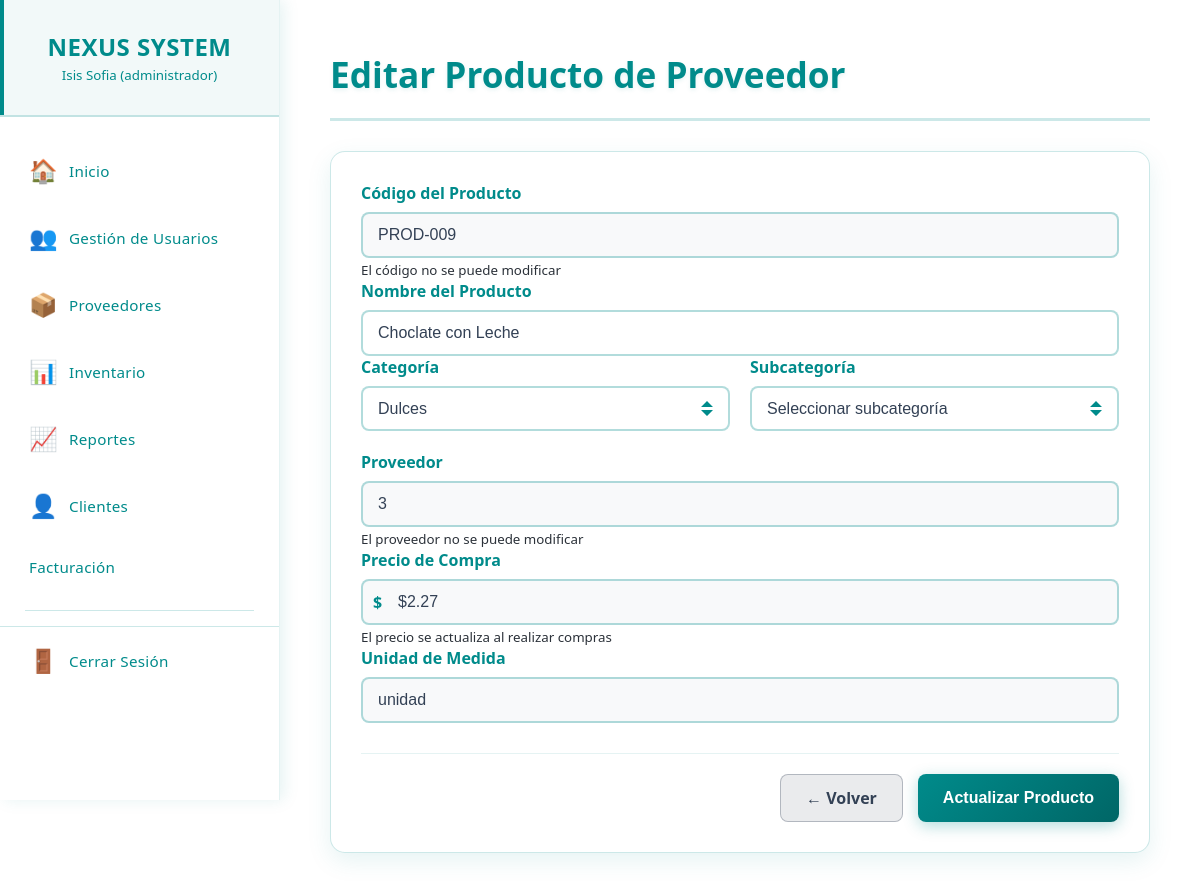
Page /editar_producto_proveedor.php?id=9 (signed in) on the earlier database version.
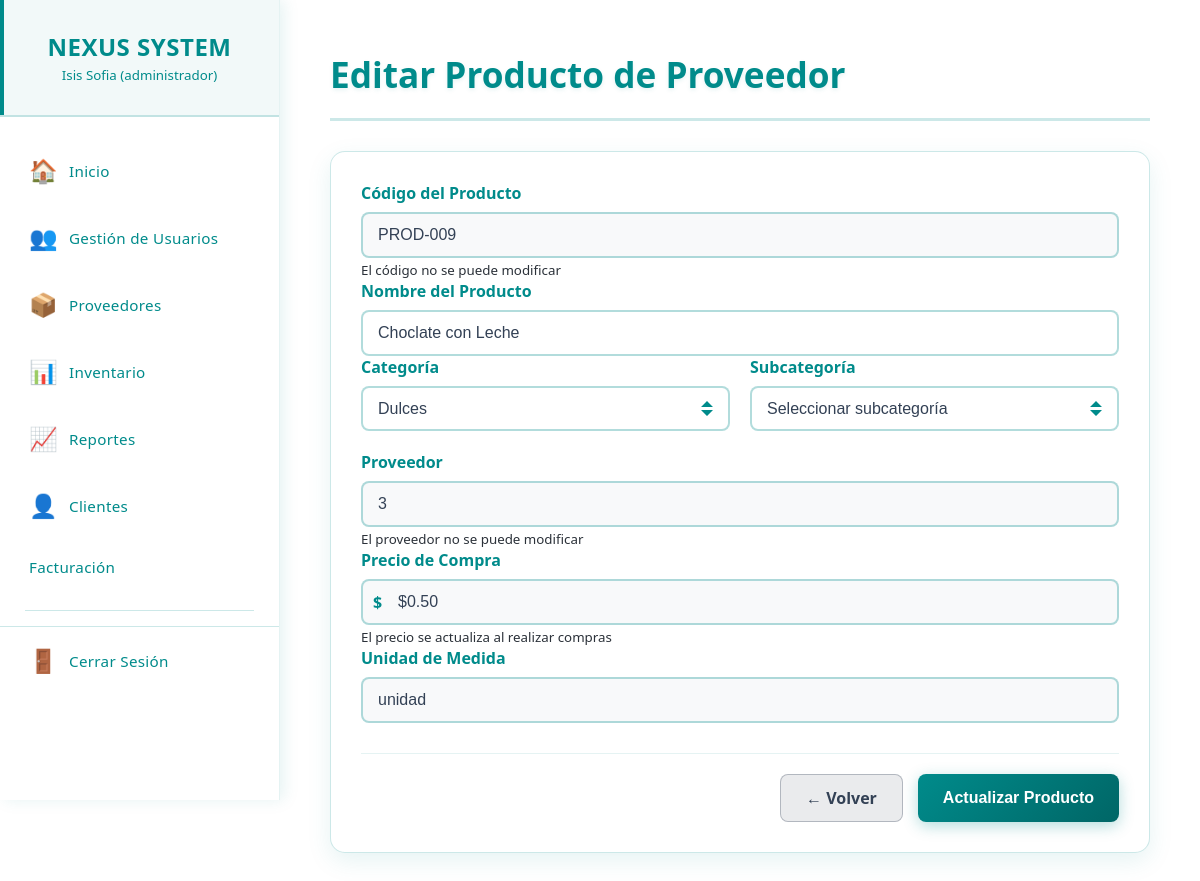
Same page on the later database version.
### tables this page shows
CREATE TABLE `productos_proveedor` (
  `id_producto_proveedor` int(11) NOT NULL,
  `codigo_producto` varchar(50) NOT NULL,
  `nombre` varchar(255) NOT NULL,
  `id_categoria` int(11) NOT NULL,
  `id_subcategoria` int(11) DEFAULT NULL,
  `id_proveedor` int(11) NOT NULL,
  `precio_compra` decimal(10,2) NOT NULL,
  `unidad_medida` varchar(20) DEFAULT 'unidad',
  `fecha_compra` date DEFAULT NULL,
  `es_perecedero` tinyint(1) DEFAULT 0,
  `registro` timestamp NOT NULL DEFAULT current_timestamp(),
  `actualizacion` timestamp NOT NULL DEFAULT current_timestamp() ON UPDATE current_timestamp()
);

### editar_producto_proveedor.php (the view, shortened to what the changed rows need)
<?php
require_once 'conexion.php';
$id_producto_proveedor = isset($_GET['id']) ? intval($_GET['id']) : 0;
$categorias_con_sub = $pdo->query("
    SELECT c.id as categoria_id, c.nombre_categoria,
           s.id as subcategoria_id, s.nombre_subcategoria
    FROM categoria_prod c
    LEFT JOIN subcategorias s ON c.id = s.categoria_id AND s.estado = 'active'
    WHERE c.estado = 'active'
    ORDER BY c.nombre_categoria, s.nombre_subcategoria
")->fetchAll(PDO::FETCH_ASSOC);
$categorias = [];
foreach ($categorias_con_sub as $row) {
    $categoria_id = $row['categoria_id'];
    $categoria_nombre = $row['nombre_categoria'];
    if (!isset($categorias[$categoria_id])) {
        $categorias[$categoria_id] = $categoria_nombre;
    }
}
$stmt = $pdo->prepare("SELECT * FROM productos_proveedor WHERE id_producto_proveedor = ?");
$stmt->execute([$id_producto_proveedor]);
$producto = $stmt->fetch(PDO::FETCH_ASSOC);
?>
<!DOCTYPE html>
<html lang="es">
<head>
    <link rel="stylesheet" href="css/agg_producto_proveedor.css">
</head>
<body>
    <?php require_once 'menu.php'; ?>
    <main class="main-content">
        <div class="content-wrapper">
            <div class="page-header">
                <h1 class="page-title">Editar Producto de Proveedor</h1>
            </div>
            <?php if ($producto): ?>
            <div class="form-container">
                <form method="POST" action="">
                    <div class="form-group">
                        <label for="codigo_producto">Código del Producto</label>
                        <input type="text" id="codigo_producto" class="form-control"
                               value="<?= htmlspecialchars($producto['codigo_producto']) ?>" readonly
                               style="background-color: #f8f9fa;">
                        <small class="form-text">El código no se puede modificar</small>
                    </div>
                    <div class="form-group">
                        <label for="nombre" class="required">Nombre del Producto</label>
                        <input type="text" id="nombre" name="nombre" class="form-control"
                               value="<?= htmlspecialchars($producto['nombre']) ?>" required>
                    </div>
                    <div class="form-row">
                        <div class="form-group">
                            <label for="id_categoria" class="required">Categoría</label>
                            <select id="id_categoria" name="id_categoria" class="form-control" required onchange="actualizarSubcategorias(this.value)">
                                <?php foreach ($categorias as $id => $nombre): ?>
                                    <option value="<?= $id ?>"
                                        <?= $producto['id_categoria'] == $id ? 'selected' : '' ?>>
                                        <?= htmlspecialchars($nombre) ?>
                                    </option>
                                <?php endforeach; ?>
                            </select>
                        </div>
                        <div class="form-group" id="subcategoria-group" style="display: none;">
                            <label for="id_subcategoria">Subcategoría</label>
                            <select id="id_subcategoria" name="id_subcategoria" class="form-control">
                                <option value="">Seleccionar subcategoría</option>
                            </select>
                        </div>
                    </div>
                    <div class="form-group">
                        <label for="proveedor">Proveedor</label>
                        <input type="text" id="proveedor" class="form-control"
                               value="<?= htmlspecialchars($producto['id_proveedor']) ?>" readonly
                               style="background-color: #f8f9fa;">
                        <small class="form-text">El proveedor no se puede modificar</small>
                    </div>
                    <div class="form-group">
                        <label for="precio_compra">Precio de Compra</label>
                        <div class="input-with-symbol">
                            <span class="currency-symbol">$</span>
                            <input type="text" id="precio_compra" class="form-control with-symbol"
                                   value="$<?= number_format($producto['precio_compra'], 2) ?>" readonly
                                   style="background-color: #f8f9fa;">
                        </div>
                        <small class="form-text">El precio se actualiza al realizar compras</small>
                    </div>
                    <div class="form-group">
                        <label for="unidad_medida">Unidad de Medida</label>
                        <input type="text" id="unidad_medida" class="form-control"
                               value="<?= htmlspecialchars($producto['unidad_medida']) ?>" readonly
                               style="background-color: #f8f9fa;">
                    </div>
                    <div class="form-actions">
                        <a href="productos_proveedores.php" class="btn btn-secondary">
                            ← Volver
                        </a>
                        <button type="submit" class="btn btn-primary">
                            Actualizar Producto
                        </button>
                    </div>
                </form>
            </div>
            <?php endif; ?>
        </div>
    </main>
</body>
</html>

Differences in the rows shown:
changed productos_proveedor "PROD-009": precio_compra "$2.27" → "$0.50"
